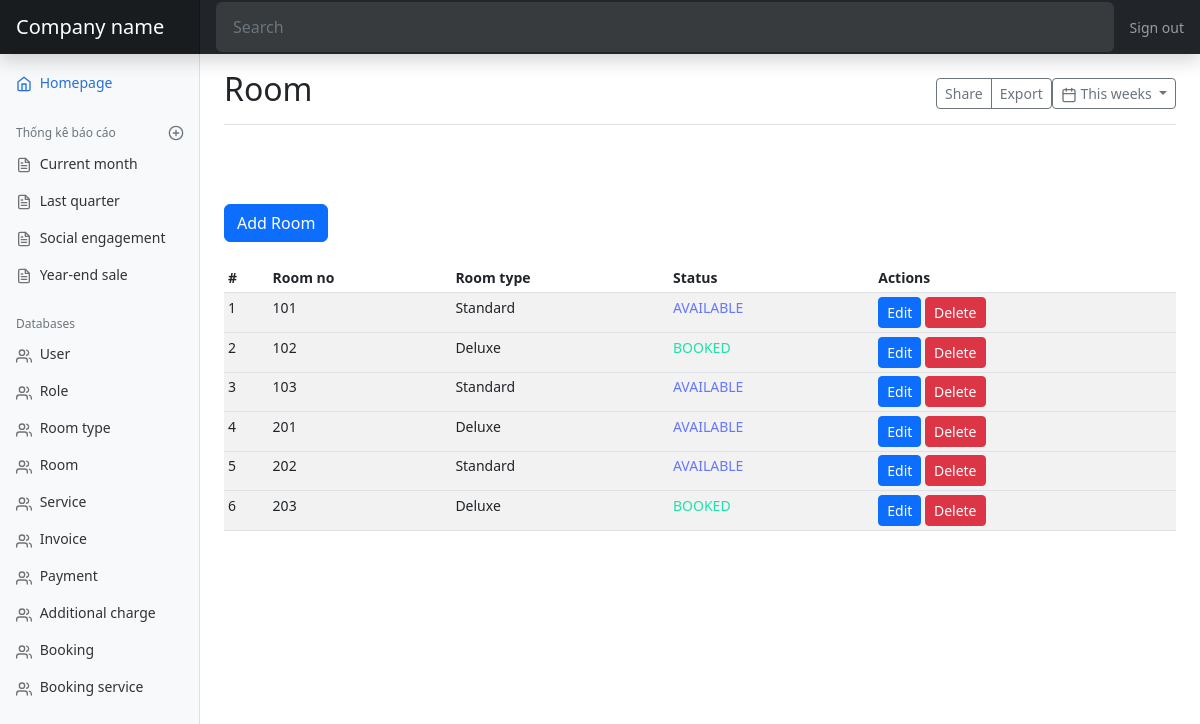
The page /room on the database its author committed.
### models.py (models this page shows, shortened)
class Room(db.Model):
    id = db.Column(db.Integer, primary_key=True)
    room_no = db.Column(db.String(50))
    image = db.Column(db.String(255))
    description = db.Column(db.Text)
    room_type_id = db.Column(db.Integer, db.ForeignKey('room_type.id'))
    room_type = db.relationship('RoomType', backref=db.backref('room', lazy=True))
    status = db.Column(db.Enum(RoomStatus))

class RoomType(db.Model):
    id = db.Column(db.Integer, primary_key=True)
    name = db.Column(db.String(50))
    price_per_night = db.Column(db.Float)
    capacity = db.Column(db.Integer)
    bed_quantity = db.Column(db.Integer)
    def __str__(self) -> str:
        return self.name

### views.py (the view)
@app.route('/room')
def room_page():
    rooms = models.Room.query.all()
    return render_template('mdRoom.html'
                           , rooms=rooms)

### templates/mdRoom.html
{% extends 'admin.html' %}
{% block title %}Room{% endblock %}
{% block content %}
<a href="{{ url_for('add_room') }}" class="btn btn-primary" tabindex="-1" role="button">Add Room</a>
<br/>
<br/>
<div class="table-responsive">
  <table class="table table-striped table-sm">
    <thead>
      <tr>
        <th>#</th>
        <th>Room no</th>
        <th>Room type</th>
        <th>Status</th>
        <th>Actions</th>
      </tr>
    </thead>
    <tbody>
      {% for room in rooms %}
      <tr>
        <td>{{ room.id }}</td>
        <td>{{ room.room_no }}</td>
        <td>{{ room.room_type }}</td>
        {% if room.status.name == 'AVAILABLE' %}
        <td style="color: rgb(101 118 255);">{{ room.status.name }}</td>
        {% elif room.status.name == 'BOOKED' %}
        <td style="color: rgb(30 224 172);">{{ room.status.name }}</td>
        {% else %}
        <td style="color: rgb(244 189 14);">{{ room.status.name }}</td>
        {% endif %}
        <td>
          <a href="{{ url_for('edit_room', room_id=room.id) }}" class="btn btn-primary btn-sm">Edit</a>
          <a href="{{ url_for('delete_room', room_id=room.id) }}" class="btn btn-danger btn-sm">Delete</a>
        </td>
      <tr>
        {% endfor %}
    </tbody>
  </table>
</div>
{% endblock %}

### static/dashboard.css (style rules this page uses)
body { font-size: .875rem; }

### rows shown on the page
Room: id "1", room_no "101", room_type "Standard", status.name "AVAILABLE"
Room: id "2", room_no "102", room_type "Deluxe", status.name "BOOKED"
Room: id "3", room_no "103", room_type "Standard", status.name "AVAILABLE"
Room: id "4", room_no "201", room_type "Deluxe", status.name "AVAILABLE"
Room: id "5", room_no "202", room_type "Standard", status.name "AVAILABLE"
Room: id "6", room_no "203", room_type "Deluxe", status.name "BOOKED"
